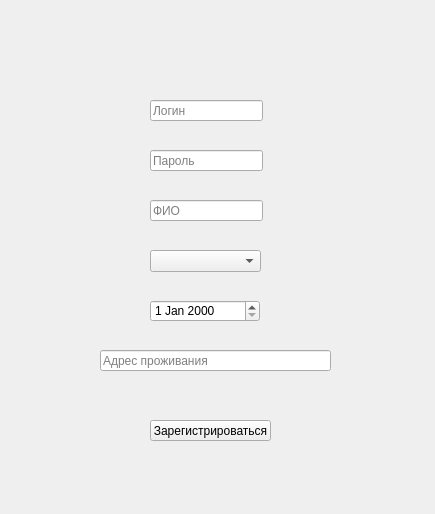
<?xml version="1.0" encoding="UTF-8"?>
<ui version="4.0">
 <class>RegistrationWindow</class>
 <widget class="QWidget" name="RegistrationWindow">
  <property name="geometry">
   <rect>
    <x>0</x>
    <y>0</y>
    <width>435</width>
    <height>514</height>
   </rect>
  </property>
  <property name="windowTitle">
   <string>Form</string>
  </property>
  <widget class="QLineEdit" name="lineEdit">
   <property name="geometry">
    <rect>
     <x>150</x>
     <y>100</y>
     <width>113</width>
     <height>21</height>
    </rect>
   </property>
   <property name="placeholderText">
    <string>Логин</string>
   </property>
  </widget>
  <widget class="QLineEdit" name="lineEdit_2">
   <property name="geometry">
    <rect>
     <x>150</x>
     <y>150</y>
     <width>113</width>
     <height>21</height>
    </rect>
   </property>
   <property name="placeholderText">
    <string>Пароль</string>
   </property>
  </widget>
  <widget class="QLineEdit" name="lineEdit_3">
   <property name="geometry">
    <rect>
     <x>150</x>
     <y>200</y>
     <width>113</width>
     <height>21</height>
    </rect>
   </property>
   <property name="placeholderText">
    <string>ФИО</string>
   </property>
  </widget>
  <widget class="QComboBox" name="comboBox">
   <property name="geometry">
    <rect>
     <x>150</x>
     <y>250</y>
     <width>111</width>
     <height>22</height>
    </rect>
   </property>
   <property name="placeholderText">
    <string>Пол</string>
   </property>
   <item>
    <property name="text">
     <string>Мужской</string>
    </property>
   </item>
   <item>
    <property name="text">
     <string>Женский</string>
    </property>
   </item>
  </widget>
  <widget class="QDateEdit" name="dateEdit">
   <property name="geometry">
    <rect>
     <x>150</x>
     <y>300</y>
     <width>110</width>
     <height>22</height>
    </rect>
   </property>
  </widget>
  <widget class="QLineEdit" name="lineEdit_5">
   <property name="geometry">
    <rect>
     <x>100</x>
     <y>350</y>
     <width>231</width>
     <height>21</height>
    </rect>
   </property>
   <property name="placeholderText">
    <string>Адрес проживания</string>
   </property>
  </widget>
  <widget class="QPushButton" name="pushButton">
   <property name="geometry">
    <rect>
     <x>150</x>
     <y>420</y>
     <width>121</width>
     <height>21</height>
    </rect>
   </property>
   <property name="text">
    <string>Зарегистрироваться</string>
   </property>
  </widget>
  <widget class="QLabel" name="label">
   <property name="geometry">
    <rect>
     <x>16</x>
     <y>483</y>
     <width>401</width>
     <height>21</height>
    </rect>
   </property>
   <property name="text">
    <string/>
   </property>
  </widget>
 </widget>
 <resources/>
 <connections/>
</ui>
